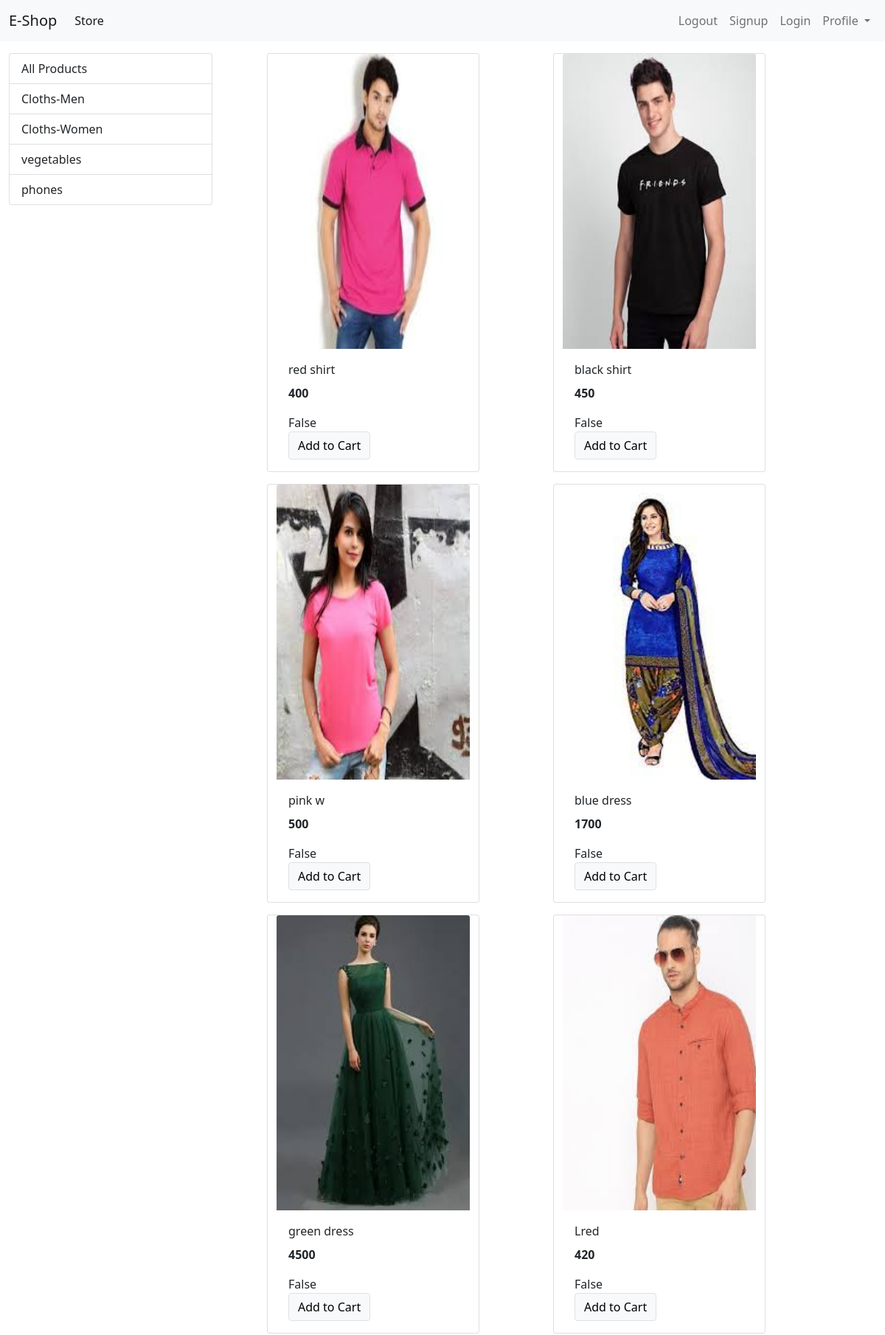
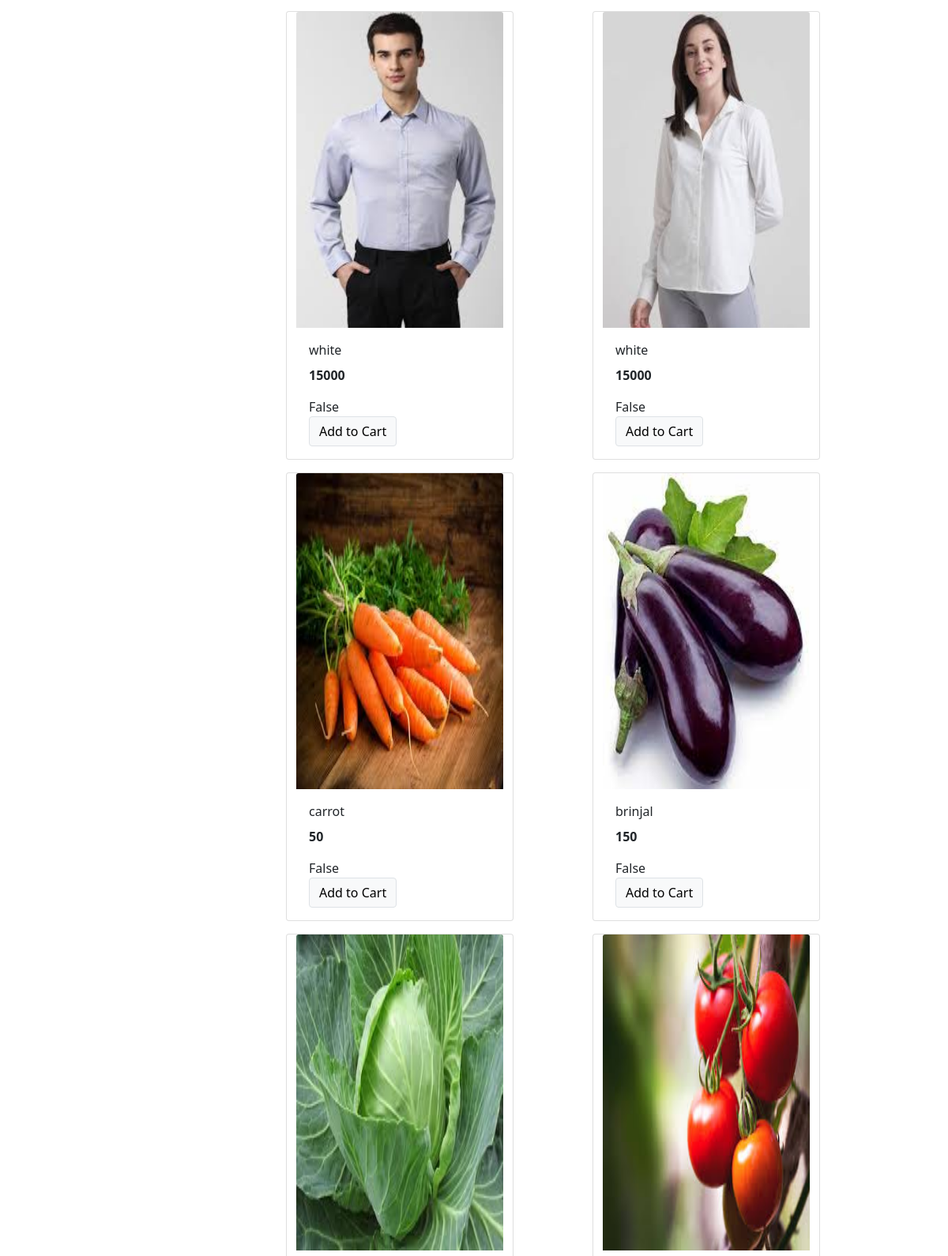
The page / (upper part) on the database its author committed (2 pictures, top to bottom).
### store/models/category.py (models this page shows, shortened)
class CategoryModel(models.Model):
    name=models.CharField(max_length=50)
    @staticmethod
    def get_all_categories():
        return CategoryModel.objects.all()

### store/models/product.py (models this page shows, shortened)
class ProductModel(models.Model):
    name=models.CharField(max_length=50)
    price=models.IntegerField(default=0)
    description=models.CharField(max_length=100,default='')
    image=models.ImageField(upload_to='uploads/product/')
    category=models.ForeignKey(CategoryModel,default=1,on_delete=models.CASCADE)
    @staticmethod
    def get_all_products():
        return ProductModel.objects.all()

### store/views/index.py (the view, shortened to what this page needs)
# urls.py: path('',Index.as_view(), name='homepage'),
class Index(View):
   def get(self,request):
      cart=request.session.get('cart')
      if not cart:
         request.session.cart={}
      products=None
      category = CategoryModel.get_all_categories()
      categoryId = request.GET.get('category')
      if categoryId:
         products = ProductModel.get_all_products_by_categoryid(categoryId)
      else:
         products = ProductModel.get_all_products()
      data = {}
      data['products'] = products
      data['category'] = category
      print('you are :', request.session.get('email'))
      return render(request, "index.html", data)

### store/templatetags/cart.py (called while the page is built)
@register.filter(name='is_in_cart')
def is_in_cart(product,cart):
    keys=cart.keys()
    for id in keys:
        if int(id) == product.id:
            return True
    return False

### store/templates/index.html (shortened to what this page needs)
{% extends 'base.html' %}
  {% block content %}
      {% load cart %}
  <div class="container-fluid mt-3">
      <div class="row">
      <div class="col-lg-3">
          <div class="list-group">
              <a href="/" class="list-group-item list-group-item-action">All Products</a>
              {% for category in category %}
  <a href="/?category={{ category.id }}" class="list-group-item list-group-item-action">{{ category.name }}</a>
              {% endfor %}
</div>
      </div>
          <div id="products" class="col-lg-8">
              <div class="row mx-auto">
      {% for product in products %}
    <div class="card mx-auto mb-3" style="width: 18rem;">
  <img src="{{ product.image.url }}" class="card-img-top" alt="..." width="150" height="400">
  <div class="card-body">
    <p class="card-title">{{ product.name }}</p>
    <p class="card-text"><b>{{ product.price }}</b></p>
      {{ product | is_in_cart:request.session.cart }}
      <form action="/" method="post">
    <input type="submit" class="float-right btn btn-light border btb-sm" value="Add to Cart">
      </form>
  </div>
</div>
    {% endfor %}
  </div>
      </div>
          </div>
      </div>
{% endblock %}

### store/templates/base.html (shortened to what this page needs)
<!doctype html>
<html lang="en">
  <head>
    <link href="https://cdn.jsdelivr.net/npm/bootstrap@5.1.1/dist/css/bootstrap.min.css" rel="stylesheet">
  </head>
  <body>
  <nav class="navbar navbar-expand-lg navbar-light bg-light">
  <div class="container-fluid">
    <a class="navbar-brand" href="#">E-Shop</a>
    <div class="collapse navbar-collapse" id="navbarSupportedContent">
      <ul class="navbar-nav me-auto mb-2 mb-lg-0">
        <li class="nav-item">
          <a class="nav-link active" aria-current="page" href="#">Store</a>
        </li>
      </ul>
        <ul class="navbar-nav  my-2 my-lg-0">
        <li class="nav-item">
          <a class="nav-link " aria-current="page" href="#">Logout</a>
        </li>
            <li class="nav-item">
          <a class="nav-link " aria-current="page" href="/signup">Signup</a>
        </li>
            <li class="nav-item">
          <a class="nav-link " aria-current="page" href="/login">Login</a>
        </li>
        <li class="nav-item dropdown">
          <a class="nav-link dropdown-toggle" href="#" id="navbarDropdown" role="button" data-bs-toggle="dropdown" aria-expanded="false">
            Profile
          </a>
        </li>
      </ul>
    </div>
  </div>
</nav>
{% block content %}{% endblock %}
  </body>
</html>

### rows shown on the page
CategoryModel: name "Cloths-Men"
CategoryModel: name "Cloths-Women"
CategoryModel: name "vegetables"
CategoryModel: name "phones"
ProductModel: image (picture), name "red shirt", price "400", session "False"
ProductModel: image (picture), name "black shirt", price "450", session "False"
ProductModel: image (picture), name "pink w", price "500", session "False"
ProductModel: image (picture), name "blue dress", price "1700", session "False"
ProductModel: image (picture), name "green dress", price "4500", session "False"
ProductModel: image (picture), name "Lred", price "420", session "False"
ProductModel: image (picture), name "white", price "15000", session "False"
ProductModel: image (picture), name "white", price "15000", session "False"
ProductModel: image (picture), name "carrot", price "50", session "False"
ProductModel: image (picture), name "brinjal", price "150", session "False"
ProductModel: image (picture)
ProductModel: image (picture)
